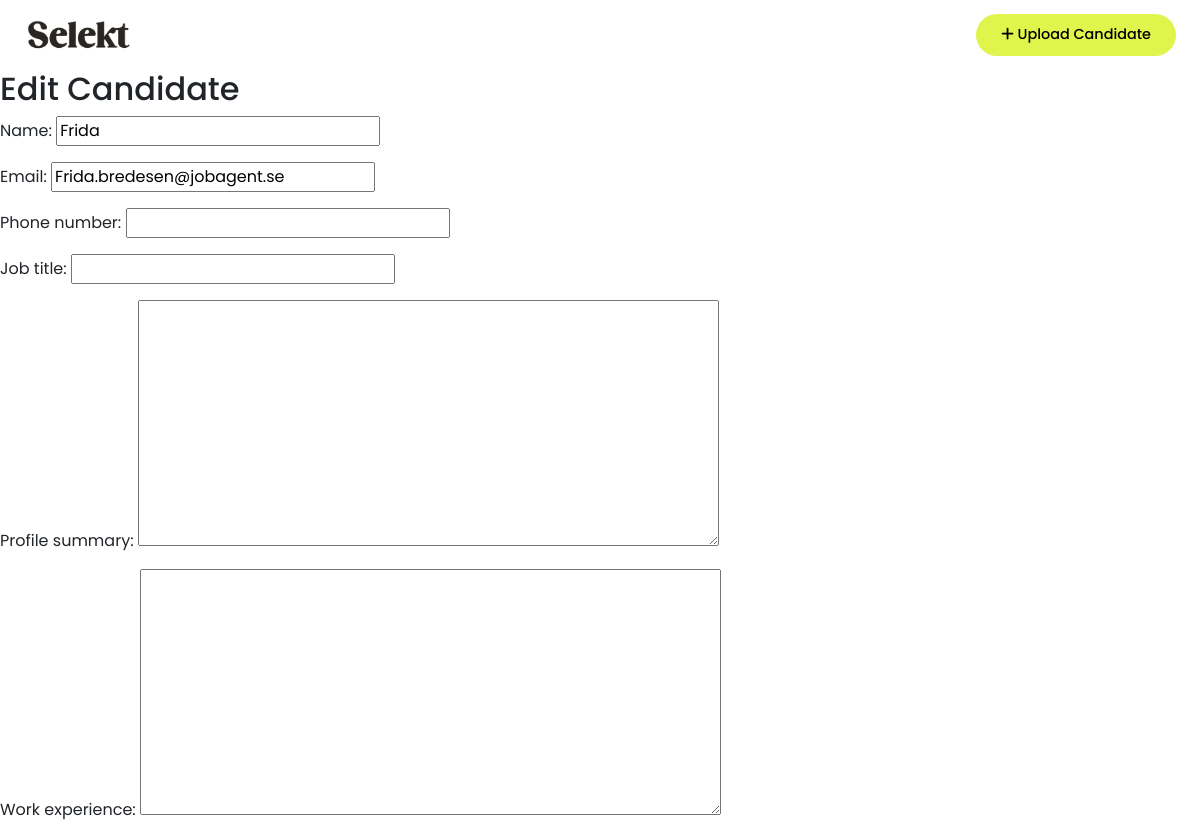
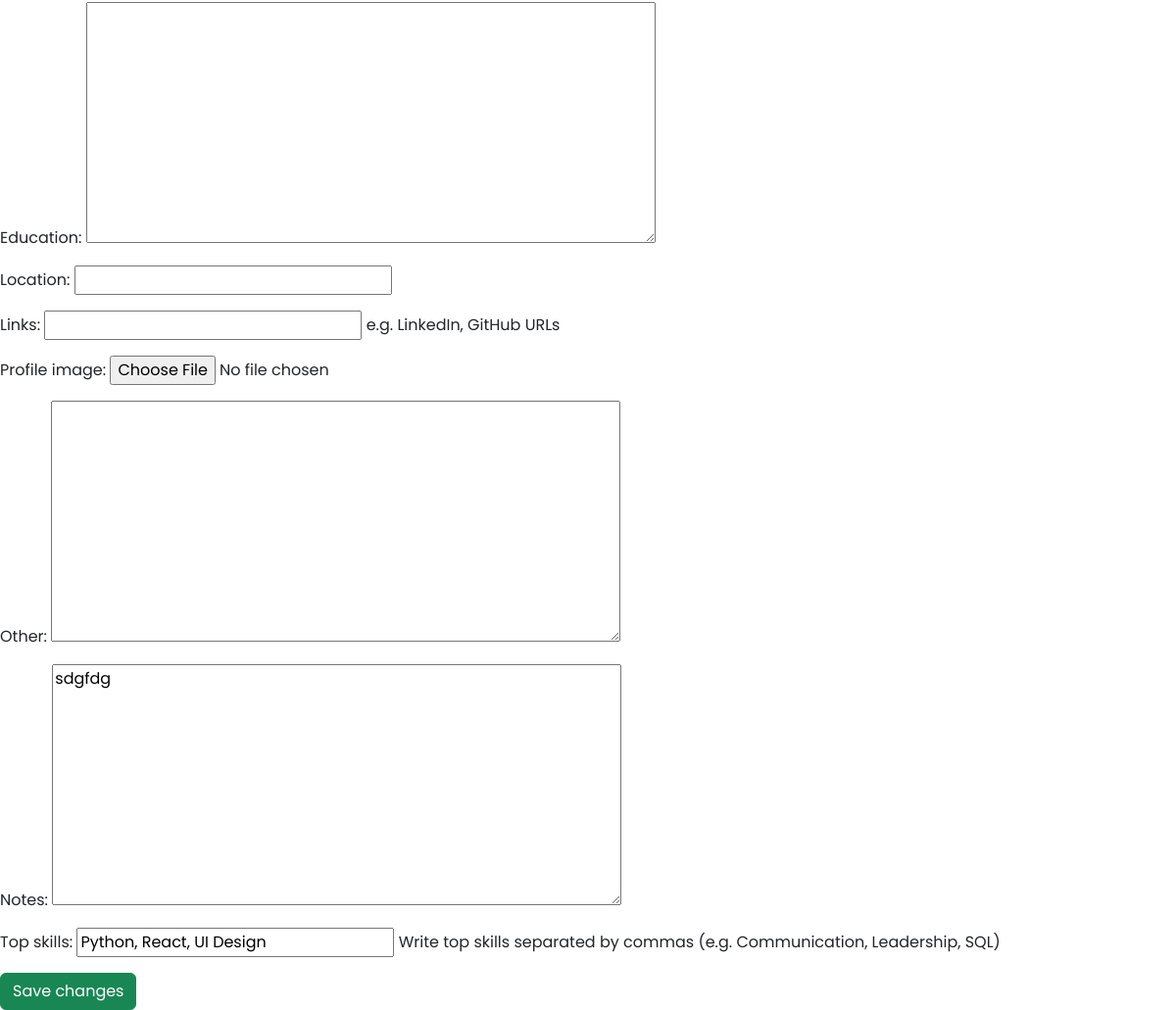
Screenshot of /candidates/1/edit/ (signed in) with the database file from the repository (2 pictures, top to bottom).
### candidates/models.py (models this page shows, shortened)
class Candidate(models.Model):
    user = models.ForeignKey(User, on_delete=models.CASCADE)
    name = models.CharField(max_length=100)
    email = models.EmailField()
    phone_number = models.CharField(max_length=20, blank=True)
    job_title = models.CharField(max_length=100, blank=True)
    profile_summary = models.TextField(blank=True)
    work_experience = models.TextField(blank=True)
    education = models.TextField(blank=True)
    location = models.CharField(max_length=100, blank=True)
    links = models.CharField(max_length=255, blank=True, help_text="e.g. LinkedIn, GitHub URLs")
    profile_image = models.ImageField(upload_to='profile_images/', blank=True, null=True)
    other = models.TextField(blank=True)
    notes = models.TextField(blank=True)
    top_skills = models.CharField(
        max_length=255,
        blank=True,
        help_text="Write top skills separated by commas (e.g. Communication, Leadership, SQL)"
    )
    uploaded_at = models.DateTimeField(auto_now_add=True)

### candidates/views.py (the view, shortened to what this page needs)
# urls.py: path('<int:pk>/edit/', views.CandidateUpdateView.as_view(), name='candidate_edit'),  # Redigera kandidat
class CandidateUpdateView(UpdateView):
    model = Candidate
    fields = [
            'name', 'email', 'phone_number', 'job_title', 'profile_summary',
            'work_experience', 'education', 'location', 'links',
            'profile_image', 'other', 'notes', 'top_skills'
        ]
    template_name = 'candidate-form.html'
    def get_object(self, queryset=None):
        obj = super().get_object(queryset)
        if obj.user != self.request.user:
            raise Http404("This candidate does not belong to you.")
        return obj

### templates/candidate-form.html (shortened to what this page needs)
{% extends 'base.html' %}
{% block content %}
  <h2>Edit Candidate</h2>
  <form method="post" enctype="multipart/form-data">
    {{ form.as_p }}
    <button type="submit" class="btn btn-success">Save changes</button>
  </form>
{% endblock %}

### static/css/style.css (style rules this page uses)
body, .index-body, .auth-body { font-family: 'Poppins', sans-serif; }

### rows the page displays
Candidate: name "Frida", email "Frida.bredesen@jobagent.se", notes "sdgfdg", top_skills "Python, React, UI Design"
